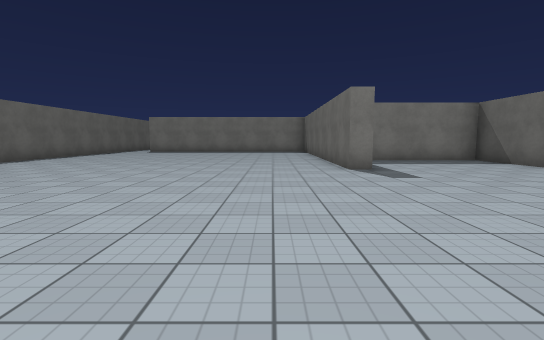
[1] (above)

19 first-person views from a walk through a Unity game level. The camera is 1.3 m above the floor, tilts 6° down and sees 85° across. The floor is counted in squares, 2 m on a side. Each view is taken from the middle of a square. On the plan, view 1 faces up. The plan holds only what a view shows up to about 9 squares ahead; the rest is blank. The place goes on beyond the plan. Surface patterns are stand-ins for the level's own textures.

[2]
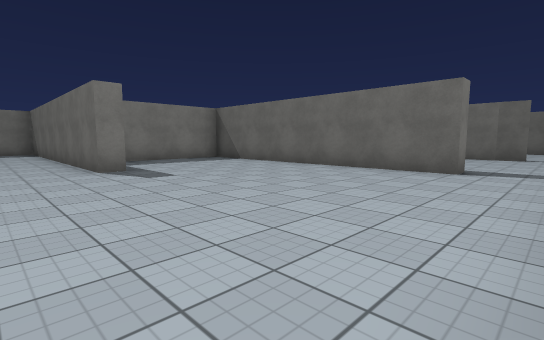

[3]
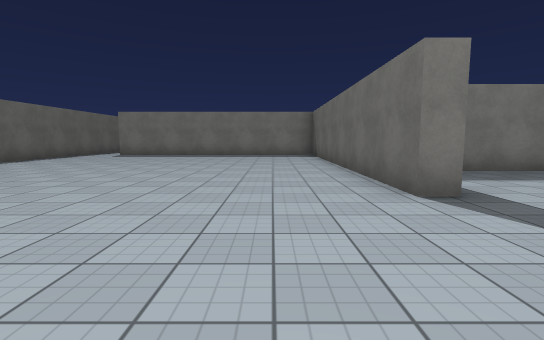

[4]
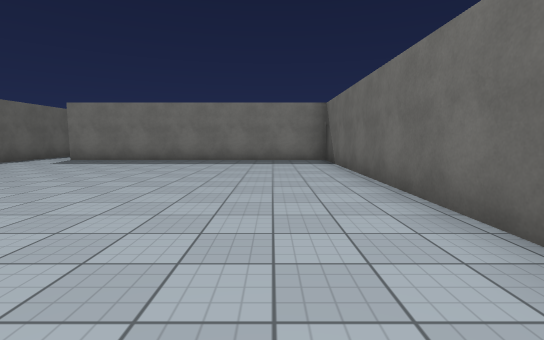

[5]
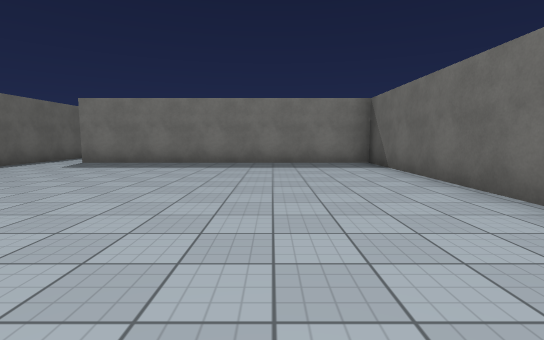

[6]
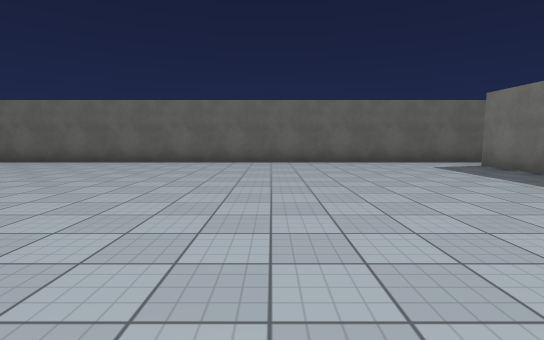

[7]
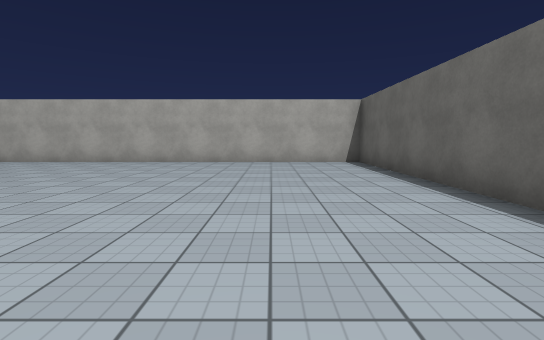

[8]
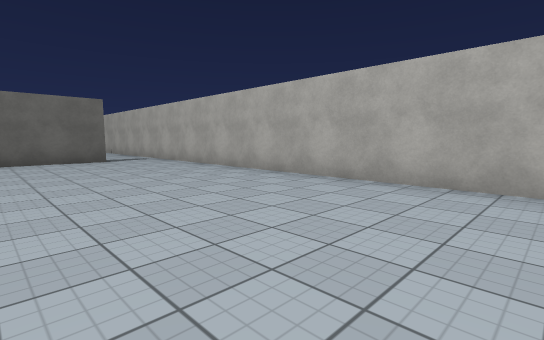

[9]
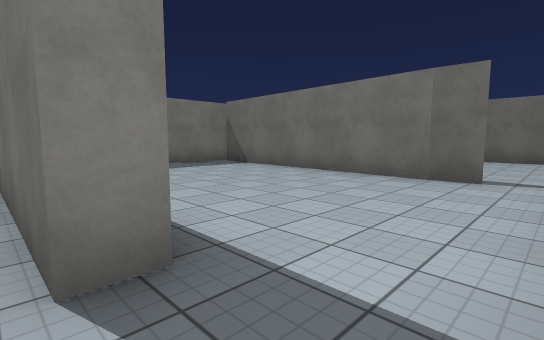

[10]
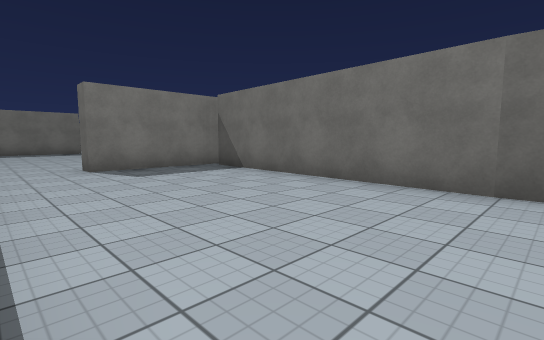

[11]
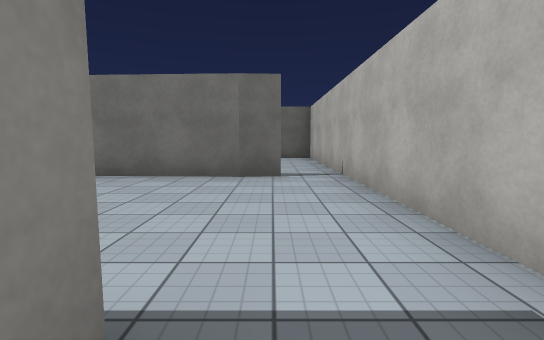

[12]
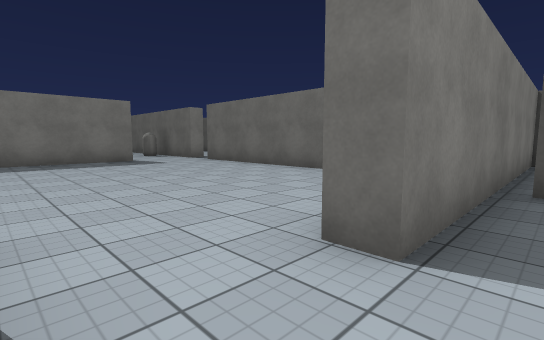

[13]
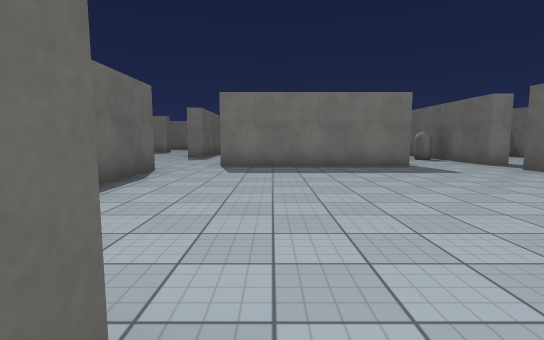

[14]
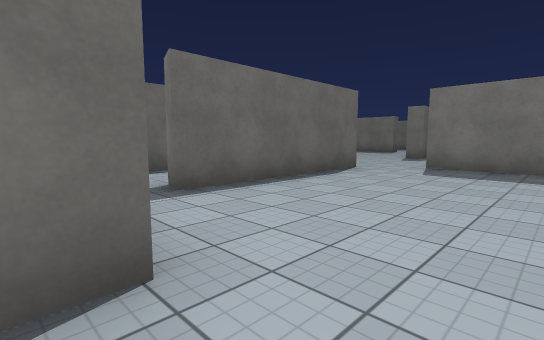

[15]
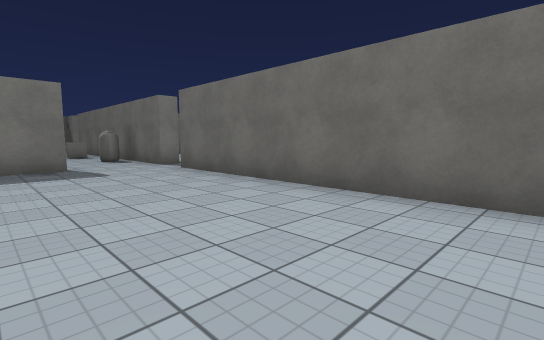

[16]
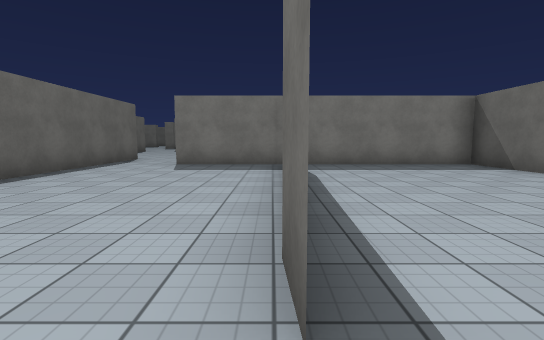

[17]
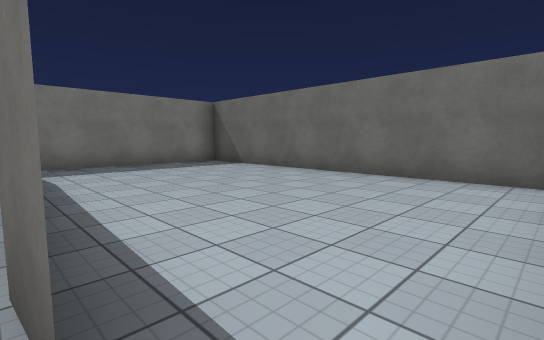

[18]
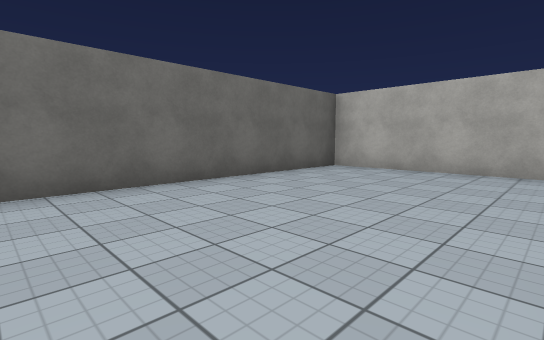

[19]
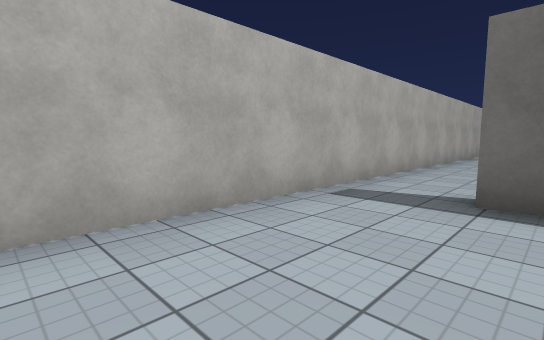

### Floor plan
Points are (right, up) in squares from view 1. A wall is a line through its corners. A room is listed if a view was taken in it or the views show most of it. See-through windows are left out.
Room 1 (views 1, 2, 3, 4, 5, 6, 7, 8)
walls: (2.2, 6.3) (1.6, 6.3) (1.6, 15.1) (-6.2, 15.1); (6.2, 1.4) (6.2, 9) (3, 9); (-7.5, 14.6) (-7.5, -0.3) (5.4, -0.3)
ways out: opening at (6, 0.5) to room 2; opening at (-7, 15)
Room 2 (views 9, 10, 11, 12, 16, 17, 19)
walls: (6.7, 1.9) (6.7, 1.4) (6.2, 1.4); (11.1, 1.5) (11.4, 7.3); (11.1, 0.8) (11.1, 1.6); (5.4, -0.3) (11.4, -0.3); (6.7, 7.6) (6.7, 4.6); (11, 7.6) (8.5, 7.6)
ways out: opening at (6, 0.5) to room 1; opening at (7.5, 8) to room 3; opening at (11, 0) to room 4
Room 3 (views 13, 14, 15)
walls: (6.7, 9.6) (6.7, 7.6); (8.5, 7.6) (8.5, 8.1); (4.5, 15.2) (4.5, 10.7); (10.4, 16.1) (5.8, 16.1); (12.3, 9) (12.3, 15.2)
ways out: opening at (7.5, 8) to room 2; opening at (5, 15); opening at (11, 16)
Room 4 (view 18)
walls: (11.4, -0.3) (16.1, -0.3) (16.1, 7.6) (11, 7.6)
ways out: opening at (11, 0) to room 2

Positions as (right, up) in squares from view 1, and headings:
1: (0, 0), facing up
2: (0, 0), facing up-right
3: (0, 3), facing up
4: (0, 6), facing up
5: (-1, 7), facing up
6: (1, 10), facing left
7: (-5, 8), facing down
8: (-3, 4), facing down-right
9: (6, 0), facing up-right
10: (7, 1), facing up-right
11: (6, 1), facing right
12: (7, 7), facing up-right
13: (7, 9), facing up
14: (8, 9), facing up-left
15: (9, 9), facing up-right
16: (11, 0), facing up
17: (11, 0), facing up-right
18: (12, 6), facing down-right
19: (10, 2), facing down-left
